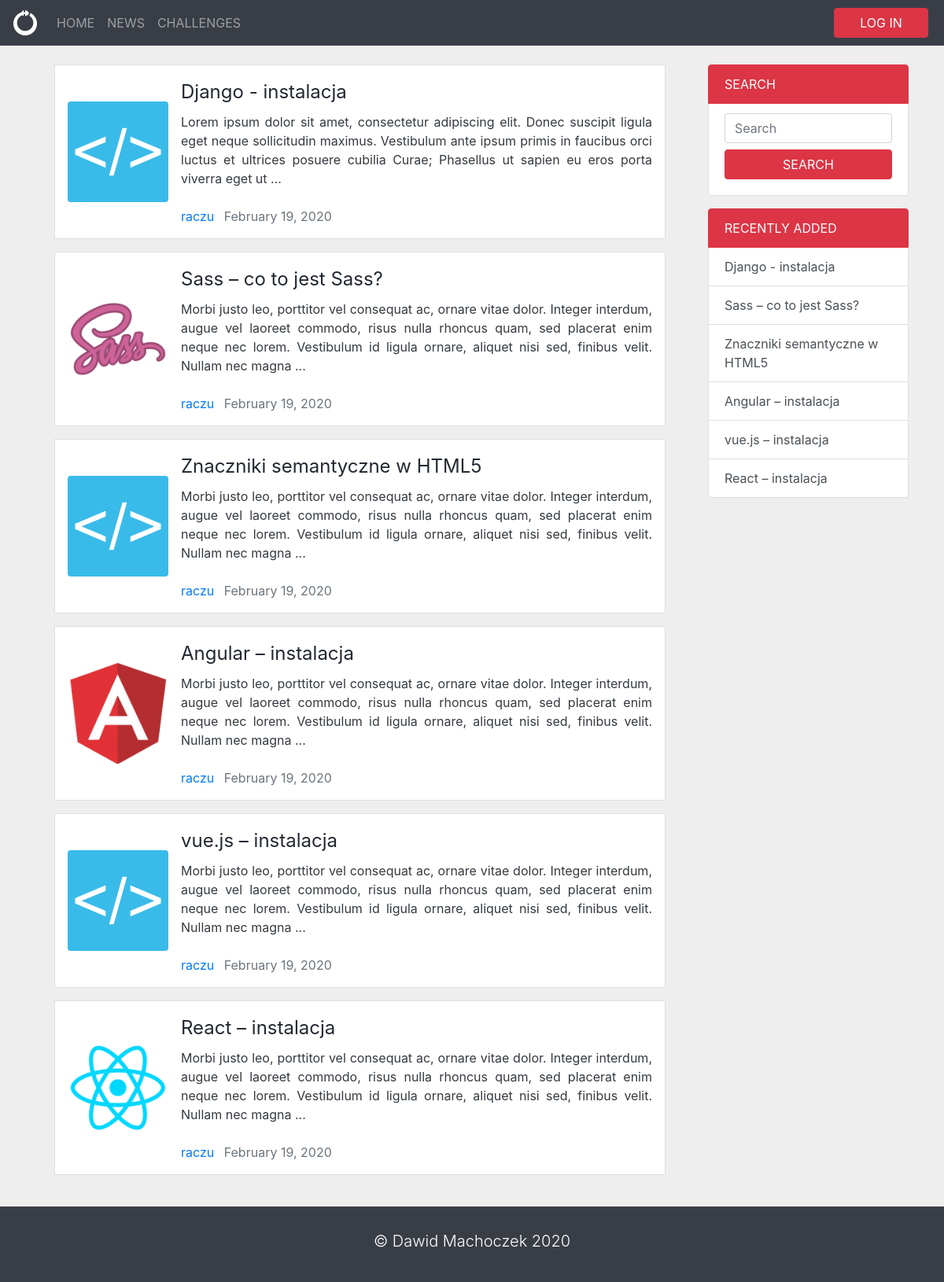
The app's page /articles/ with its own data.
### articles/models.py (models this page shows, shortened)
class Articles(models.Model):
    title = models.CharField(max_length=100)
    slug = models.SlugField()
    content = models.TextField()
    imageSmall = models.ImageField(default='defaultImageSmall.png', upload_to='articlesPictures/articlesSmall', blank=True)
    image = models.ImageField(default='defaultImage.jpg', upload_to='articlesPictures/articlesImages', blank=True)
    date = models.DateTimeField(auto_now_add=True)
    author = models.ForeignKey(User, on_delete=models.CASCADE, default=None)
    def snippet(self):
        return self.content[:250] + '...'

### articles/views.py (the view)
def articles_list(request):
    articles = Articles.objects.all().order_by('-date')
    args = {'articles': articles}
    return render(request, 'articles/articleList.html', args)

### articles/templates/articles/articleList.html (shortened to what this page needs)
{% extends 'baseTemplate.html' %}
{% load static %}
{% block content %}
<div class="container">
  <div class="row">
    <div class="articles col-sm-12 col-lg-9">
      <article class="media m-2">
        <ul class="list-unstyled">
          {% for article in articles %}
          <li class="media">
            <img class="mr-3 rounded align-self-center d-none d-lg-block" src="{{article.imageSmall.url}}" alt="..."
              width="128px" height="128px">
            <div class="media-body">
              <a class="article-title mt-0 mb-1"
                href="{% url 'articles:detail' slug=article.slug %}">{{article.title}}</a>
              <p class="py-2 text-justify">{{article.snippet}}</p>
              <div class="media-metadata">
                <a class="mr-2" href="#">{{article.author}}</a>
                <medium class="text-muted">{{article.date|date:"F d, Y"}}</medium>
              </div>
            </div>
          </li>
          {% endfor %}
        </ul>
      </article>
    </div>
    <aside class="col-sm-12 col-lg-3 my-3">
      <div class="list-group py-2">
        <span class="list-group-item list-group-item-action active text-uppercase">SEARCH</span>
        <div class="list-group-item">
          <form class="form-inline">
            <input class="form-control" type="search" placeholder="Search" aria-label="Search" style="width:100%;">
            <button class="btn btn-danger btn-block my-2" type="submit">SEARCH</button>
          </form>
        </div>
      </div>
      <div class="list-group py-2">
        <a href="#" class="list-group-item list-group-item-action active text-uppercase">RECENTLY ADDED</a>
        {% for article in articles %}
        <a class="list-group-item list-group-item-action"
          href="{% url 'articles:detail' slug=article.slug %}">{{article.title}}</a>
        {% endfor %}
      </div>
    </aside>
  </div>
</div>
{% endblock %}

### templates/baseTemplate.html (shortened to what this page needs)
{% load static %}
<!DOCTYPE html>
<html lang="en">
<head>
  <link rel="stylesheet" href="https://stackpath.bootstrapcdn.com/bootstrap/4.4.1/css/bootstrap.min.css"
 />
  <link rel="stylesheet" href="{% static 'styles.css' %}">
</head>
<body style="background-color: #eeeeee;" class="text-dark">
  <header>
    <nav class="navbar sticky-top navbar-expand-lg navbar-dark" style="background-color: #393e46;">
      <a class="navbar-brand " href="{% url 'home' %}"><img src="/media/snakeWhite.png" width="32" height="32"
          class="d-inline-block align-top" alt=""></a>
      <div class="collapse navbar-collapse" id="navbarMenu">
        <ul class="navbar-nav mr-auto">
          <li class="nav-item">
            <a class="nav-link" href="{% url 'home' %}">HOME</a>
          </li>
          <li class="nav-item">
            <a class="nav-link" href="{% url 'articles:list' %}">NEWS</a>
          </li>
          <li class="nav-item">
            <a class="nav-link" href="/challenges/">CHALLENGES</a>
          </li>
        </ul>
        {% if user.is_authenticated %}
        <div class="dropdown d-none d-lg-block">
          <button class="btn dropdown-toggle text-white" type="button" id="dropdownUser" data-toggle="dropdown"
            aria-haspopup="true" aria-expanded="false">
            <img src="/media/userWhite.png" width="24" height="24" class="d-inline-block align-top mx-1" alt="">
            <span class="text-uppercase">{{ user.username }}</span>
          </button>
          <div class="dropdown-menu dropdown-menu-right" aria-labelledby="dropdownUser"
            style="background-color: #393e46;">
            <a class="dropdown-item text-white" href="/accounts/">ACCOUNT</a>
            <div class="dropdown-divider"></div>
            <form action="{% url 'accounts:logout' %}" method="post">
              {% csrf_token %}
              <a onclick="$(this).closest('form').submit()" class="dropdown-item text-white" href="#">LOG OUT</a>
            </form>
          </div>
        </div>
        <ul class="navbar-nav mr-auto d-sm-block d-lg-none">
          <a class="nav-link" href="/accounts/">ACCOUNT</a>
          <form action="{% url 'accounts:logout' %}" method="post">
            {% csrf_token %}
            <a onclick="$(this).closest('form').submit()" class="nav-link" href="#">LOG OUT</a>
          </form>
        </ul>
        {% else %}
        <button class="btn btn-danger mx-1 d-none d-lg-block" type="button" style="width: 120px;"
          onclick="window.location.href='{% url 'accounts:login' %}'">LOG IN</button>
        {% endif %}
      </div>
    </nav>
  </header>
  {% block content %}
  {% endblock %}
  <footer>
    <div class="row text-center text-white">
      <div class="col-12">
        <h5 class="font-weight-light">&copy; Dawid Machoczek 2020</h5>
      </div>
    </div>
  </footer>
</body>
</html>

### assets/styles.css (style rules this page uses)
.list-group-item.active { z-index: 2; color: #fff; background-color: #dc3545; border-color: #dc3545; }
.articles article .media { border: 1px solid rgba(0, 0, 0, .125); margin: 1rem; padding: 1rem; background-color: #ffffff; }
.articles article .media .article-title { font-size: 24px; text-decoration: none; color: #222831; }
footer { background-color: #393e46; padding: 2rem; }

### records on screen
Articles: imageSmall (placeholder picture), title "Django - instalacja", snippet "Lorem ipsum dolor sit amet, consectetur adipiscing elit. Donec suscipit ligula eget neque sollicitudin maximus. Vestibulum ante ipsum primis in faucibus orci luctus et ultrices posuere cubilia Curae; Phasellus ut sapien eu eros porta viverra eget ut ...", author "raczu", date "February 19, 2020"
Articles: imageSmall (picture), title "Sass – co to jest Sass?", snippet "Morbi justo leo, porttitor vel consequat ac, ornare vitae dolor. Integer interdum, augue vel laoreet commodo, risus nulla rhoncus quam, sed placerat enim neque nec lorem. Vestibulum id ligula ornare, aliquet nisi sed, finibus velit. Nullam nec magna ...", author "raczu", date "February 19, 2020"
Articles: imageSmall (placeholder picture), title "Znaczniki semantyczne w HTML5", snippet "Morbi justo leo, porttitor vel consequat ac, ornare vitae dolor. Integer interdum, augue vel laoreet commodo, risus nulla rhoncus quam, sed placerat enim neque nec lorem. Vestibulum id ligula ornare, aliquet nisi sed, finibus velit. Nullam nec magna ...", author "raczu", date "February 19, 2020"
Articles: imageSmall (picture), title "Angular – instalacja", snippet "Morbi justo leo, porttitor vel consequat ac, ornare vitae dolor. Integer interdum, augue vel laoreet commodo, risus nulla rhoncus quam, sed placerat enim neque nec lorem. Vestibulum id ligula ornare, aliquet nisi sed, finibus velit. Nullam nec magna ...", author "raczu", date "February 19, 2020"
Articles: imageSmall (placeholder picture), title "vue.js – instalacja", snippet "Morbi justo leo, porttitor vel consequat ac, ornare vitae dolor. Integer interdum, augue vel laoreet commodo, risus nulla rhoncus quam, sed placerat enim neque nec lorem. Vestibulum id ligula ornare, aliquet nisi sed, finibus velit. Nullam nec magna ...", author "raczu", date "February 19, 2020"
Articles: imageSmall (picture), title "React – instalacja", snippet "Morbi justo leo, porttitor vel consequat ac, ornare vitae dolor. Integer interdum, augue vel laoreet commodo, risus nulla rhoncus quam, sed placerat enim neque nec lorem. Vestibulum id ligula ornare, aliquet nisi sed, finibus velit. Nullam nec magna ...", author "raczu", date "February 19, 2020"
